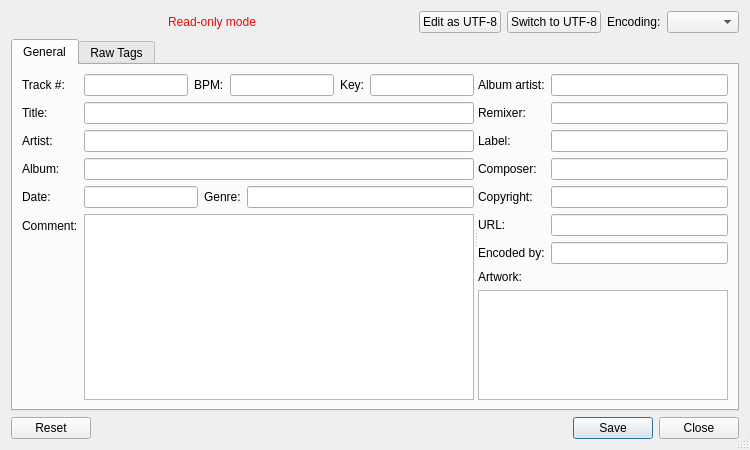
<?xml version="1.0" encoding="UTF-8"?>
<ui version="4.0">
 <class>TagEditorDialog</class>
 <widget class="QDialog" name="TagEditorDialog">
  <property name="geometry">
   <rect>
    <x>0</x>
    <y>0</y>
    <width>750</width>
    <height>450</height>
   </rect>
  </property>
  <property name="styleSheet">
   <string notr="true">QScrollArea,
#rawTagsScrollAreaContents {
	background: transparent;
}</string>
  </property>
  <property name="sizeGripEnabled">
   <bool>true</bool>
  </property>
  <layout class="QVBoxLayout" name="verticalLayout">
   <item>
    <widget class="QFrame" name="encodingFrame">
     <property name="frameShape">
      <enum>QFrame::NoFrame</enum>
     </property>
     <property name="frameShadow">
      <enum>QFrame::Raised</enum>
     </property>
     <layout class="QHBoxLayout" name="horizontalLayout">
      <property name="spacing">
       <number>6</number>
      </property>
      <property name="leftMargin">
       <number>0</number>
      </property>
      <property name="topMargin">
       <number>0</number>
      </property>
      <property name="rightMargin">
       <number>0</number>
      </property>
      <property name="bottomMargin">
       <number>0</number>
      </property>
      <item>
       <spacer name="horizontalSpacer">
        <property name="orientation">
         <enum>Qt::Horizontal</enum>
        </property>
        <property name="sizeHint" stdset="0">
         <size>
          <width>40</width>
          <height>20</height>
         </size>
        </property>
       </spacer>
      </item>
      <item>
       <widget class="QLabel" name="readOnlyLabel">
        <property name="styleSheet">
         <string notr="true">color: red;</string>
        </property>
        <property name="text">
         <string>Read-only mode</string>
        </property>
        <property name="alignment">
         <set>Qt::AlignCenter</set>
        </property>
       </widget>
      </item>
      <item>
       <spacer name="horizontalSpacer_2">
        <property name="orientation">
         <enum>Qt::Horizontal</enum>
        </property>
        <property name="sizeHint" stdset="0">
         <size>
          <width>40</width>
          <height>20</height>
         </size>
        </property>
       </spacer>
      </item>
      <item>
       <widget class="QPushButton" name="editAsUtf8Button">
        <property name="text">
         <string>Edit as UTF-8</string>
        </property>
       </widget>
      </item>
      <item>
       <widget class="QPushButton" name="encodingResetButton">
        <property name="text">
         <string>Switch to UTF-8</string>
        </property>
       </widget>
      </item>
      <item>
       <widget class="QLabel" name="encodingTagLabel">
        <property name="text">
         <string>Encoding:</string>
        </property>
       </widget>
      </item>
      <item>
       <widget class="QComboBox" name="encodingComboBox"/>
      </item>
     </layout>
    </widget>
   </item>
   <item>
    <widget class="QTabWidget" name="tabWidget">
     <property name="currentIndex">
      <number>0</number>
     </property>
     <widget class="QWidget" name="generalTab">
      <attribute name="title">
       <string>General</string>
      </attribute>
      <layout class="QHBoxLayout" name="horizontalLayout_2">
       <item>
        <widget class="QSplitter" name="splitter">
         <property name="orientation">
          <enum>Qt::Horizontal</enum>
         </property>
         <property name="childrenCollapsible">
          <bool>false</bool>
         </property>
         <widget class="QWidget" name="layoutWidget">
          <layout class="QFormLayout" name="formLayout_3">
           <property name="fieldGrowthPolicy">
            <enum>QFormLayout::ExpandingFieldsGrow</enum>
           </property>
           <item row="0" column="0">
            <widget class="QLabel" name="trackNumberTagLabel">
             <property name="text">
              <string>Track #:</string>
             </property>
            </widget>
           </item>
           <item row="0" column="1">
            <layout class="QHBoxLayout" name="horizontalLayout_6" stretch="1,0,1,0,1">
             <item>
              <widget class="QLineEdit" name="trackNumberTagLineEdit"/>
             </item>
             <item>
              <widget class="QLabel" name="bpmTagLabel">
               <property name="text">
                <string>BPM:</string>
               </property>
              </widget>
             </item>
             <item>
              <widget class="QLineEdit" name="bpmTagLineEdit"/>
             </item>
             <item>
              <widget class="QLabel" name="keyTagLabel">
               <property name="text">
                <string>Key:</string>
               </property>
              </widget>
             </item>
             <item>
              <widget class="QLineEdit" name="keyTagLineEdit"/>
             </item>
            </layout>
           </item>
           <item row="1" column="0">
            <widget class="QLabel" name="titleTagLabel">
             <property name="text">
              <string>Title:</string>
             </property>
            </widget>
           </item>
           <item row="1" column="1">
            <widget class="QLineEdit" name="titleTagLineEdit"/>
           </item>
           <item row="2" column="0">
            <widget class="QLabel" name="artistTagLabel">
             <property name="text">
              <string>Artist:</string>
             </property>
            </widget>
           </item>
           <item row="2" column="1">
            <widget class="QLineEdit" name="artistTagLineEdit"/>
           </item>
           <item row="3" column="0">
            <widget class="QLabel" name="albumTagLabel">
             <property name="text">
              <string>Album:</string>
             </property>
            </widget>
           </item>
           <item row="3" column="1">
            <widget class="QLineEdit" name="albumTagLineEdit"/>
           </item>
           <item row="4" column="0">
            <widget class="QLabel" name="dateTagLabel">
             <property name="text">
              <string>Date:</string>
             </property>
            </widget>
           </item>
           <item row="4" column="1">
            <layout class="QHBoxLayout" name="horizontalLayout_7" stretch="1,0,2">
             <item>
              <widget class="QLineEdit" name="dateTagLineEdit"/>
             </item>
             <item>
              <widget class="QLabel" name="genreTagLabel">
               <property name="text">
                <string>Genre:</string>
               </property>
              </widget>
             </item>
             <item>
              <widget class="QLineEdit" name="genreTagLineEdit"/>
             </item>
            </layout>
           </item>
           <item row="5" column="0">
            <widget class="QLabel" name="commentTagLabel">
             <property name="text">
              <string>Comment:</string>
             </property>
            </widget>
           </item>
           <item row="5" column="1">
            <widget class="QPlainTextEdit" name="commentTagPlainTextEdit"/>
           </item>
          </layout>
         </widget>
         <widget class="QWidget" name="layoutWidget">
          <layout class="QVBoxLayout" name="verticalLayout_4">
           <item>
            <layout class="QFormLayout" name="formLayout_4">
             <property name="fieldGrowthPolicy">
              <enum>QFormLayout::ExpandingFieldsGrow</enum>
             </property>
             <item row="0" column="0">
              <widget class="QLabel" name="albumArtistTagLabel">
               <property name="text">
                <string>Album artist:</string>
               </property>
              </widget>
             </item>
             <item row="0" column="1">
              <widget class="QLineEdit" name="albumArtistTagLineEdit"/>
             </item>
             <item row="1" column="0">
              <widget class="QLabel" name="remixerTagLabel">
               <property name="text">
                <string>Remixer:</string>
               </property>
              </widget>
             </item>
             <item row="1" column="1">
              <widget class="QLineEdit" name="remixerTagLineEdit"/>
             </item>
             <item row="2" column="0">
              <widget class="QLabel" name="labelTagLabel">
               <property name="text">
                <string>Label:</string>
               </property>
              </widget>
             </item>
             <item row="2" column="1">
              <widget class="QLineEdit" name="labelTagLineEdit"/>
             </item>
             <item row="3" column="0">
              <widget class="QLabel" name="composerTagLabel">
               <property name="text">
                <string>Composer:</string>
               </property>
              </widget>
             </item>
             <item row="3" column="1">
              <widget class="QLineEdit" name="composerTagLineEdit"/>
             </item>
             <item row="4" column="0">
              <widget class="QLabel" name="copyrightTagLabel">
               <property name="text">
                <string>Copyright:</string>
               </property>
              </widget>
             </item>
             <item row="4" column="1">
              <widget class="QLineEdit" name="copyrightTagLineEdit"/>
             </item>
             <item row="5" column="0">
              <widget class="QLabel" name="urlTagLabel">
               <property name="text">
                <string>URL:</string>
               </property>
              </widget>
             </item>
             <item row="5" column="1">
              <widget class="QLineEdit" name="urlTagLineEdit"/>
             </item>
             <item row="6" column="0">
              <widget class="QLabel" name="encodedByTagLabel">
               <property name="text">
                <string>Encoded by:</string>
               </property>
              </widget>
             </item>
             <item row="6" column="1">
              <widget class="QLineEdit" name="encodedByTagLineEdit"/>
             </item>
            </layout>
           </item>
           <item>
            <widget class="QLabel" name="label">
             <property name="text">
              <string>Artwork:</string>
             </property>
            </widget>
           </item>
           <item>
            <widget class="QListWidget" name="artworkListWidget">
             <property name="verticalScrollMode">
              <enum>QAbstractItemView::ScrollPerPixel</enum>
             </property>
             <property name="horizontalScrollMode">
              <enum>QAbstractItemView::ScrollPerPixel</enum>
             </property>
             <property name="flow">
              <enum>QListView::LeftToRight</enum>
             </property>
             <property name="isWrapping" stdset="0">
              <bool>true</bool>
             </property>
             <property name="resizeMode">
              <enum>QListView::Adjust</enum>
             </property>
             <property name="layoutMode">
              <enum>QListView::Batched</enum>
             </property>
             <property name="spacing">
              <number>5</number>
             </property>
            </widget>
           </item>
          </layout>
         </widget>
        </widget>
       </item>
      </layout>
     </widget>
     <widget class="QWidget" name="rawTagsTab">
      <attribute name="title">
       <string>Raw Tags</string>
      </attribute>
      <layout class="QVBoxLayout" name="verticalLayout_3">
       <property name="spacing">
        <number>0</number>
       </property>
       <property name="leftMargin">
        <number>0</number>
       </property>
       <property name="topMargin">
        <number>0</number>
       </property>
       <property name="rightMargin">
        <number>0</number>
       </property>
       <property name="bottomMargin">
        <number>0</number>
       </property>
       <item>
        <widget class="QScrollArea" name="rawTagsScrollArea">
         <property name="frameShape">
          <enum>QFrame::NoFrame</enum>
         </property>
         <property name="widgetResizable">
          <bool>true</bool>
         </property>
         <widget class="QWidget" name="rawTagsScrollAreaContents">
          <property name="geometry">
           <rect>
            <x>0</x>
            <y>0</y>
            <width>728</width>
            <height>330</height>
           </rect>
          </property>
         </widget>
        </widget>
       </item>
      </layout>
     </widget>
    </widget>
   </item>
   <item>
    <widget class="QDialogButtonBox" name="buttonBox">
     <property name="orientation">
      <enum>Qt::Horizontal</enum>
     </property>
     <property name="standardButtons">
      <set>QDialogButtonBox::Close|QDialogButtonBox::Reset|QDialogButtonBox::Save</set>
     </property>
    </widget>
   </item>
  </layout>
 </widget>
 <resources/>
 <connections>
  <connection>
   <sender>buttonBox</sender>
   <signal>rejected()</signal>
   <receiver>TagEditorDialog</receiver>
   <slot>reject()</slot>
   <hints>
    <hint type="sourcelabel">
     <x>374</x>
     <y>424</y>
    </hint>
    <hint type="destinationlabel">
     <x>374</x>
     <y>224</y>
    </hint>
   </hints>
  </connection>
 </connections>
</ui>
